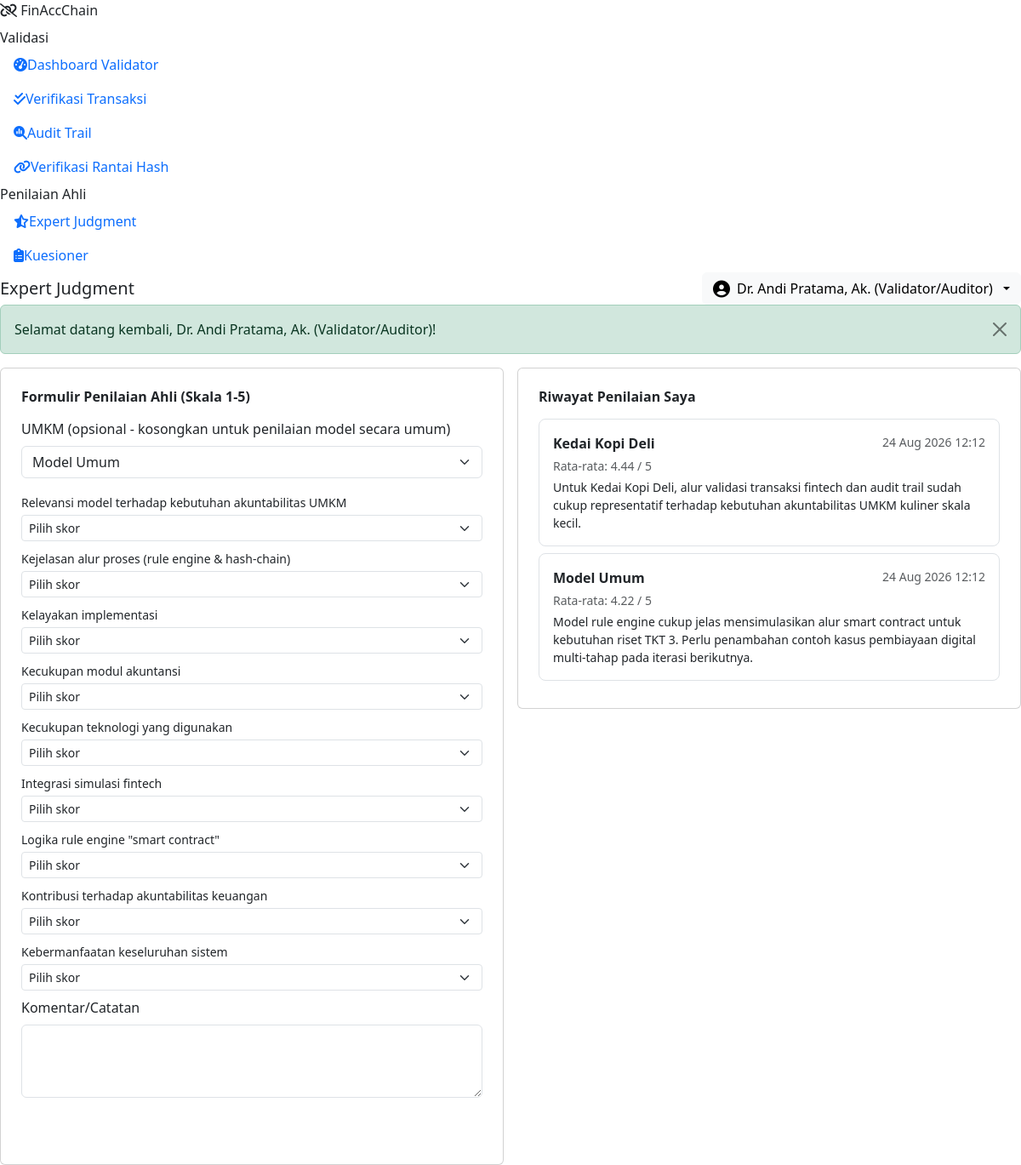
The app's page /validator/expert_validation.php (signed in) with its own data.
### tables this page shows
CREATE TABLE expert_validations (
    id INT UNSIGNED AUTO_INCREMENT PRIMARY KEY,
    expert_user_id INT UNSIGNED NOT NULL,
    msme_id INT UNSIGNED NULL,
    relevance TINYINT UNSIGNED NOT NULL,
    clarity TINYINT UNSIGNED NOT NULL,
    feasibility TINYINT UNSIGNED NOT NULL,
    accounting_adequacy TINYINT UNSIGNED NOT NULL,
    technological_adequacy TINYINT UNSIGNED NOT NULL,
    fintech_integration TINYINT UNSIGNED NOT NULL,
    smart_contract_logic TINYINT UNSIGNED NOT NULL,
    accountability_contribution TINYINT UNSIGNED NOT NULL,
    usefulness TINYINT UNSIGNED NOT NULL,
    comments TEXT NULL,
    created_at DATETIME NOT NULL DEFAULT CURRENT_TIMESTAMP,
    CONSTRAINT fk_expval_user FOREIGN KEY (expert_user_id) REFERENCES users(id),
    CONSTRAINT fk_expval_msme FOREIGN KEY (msme_id) REFERENCES msmes(id) ON DELETE SET NULL
);

CREATE TABLE msmes (
    id INT UNSIGNED AUTO_INCREMENT PRIMARY KEY,
    user_id INT UNSIGNED NOT NULL,
    business_name VARCHAR(150) NOT NULL,
    owner_name VARCHAR(150) NOT NULL,
    sector VARCHAR(100) NOT NULL,
    address VARCHAR(255) NULL,
    business_age_years TINYINT UNSIGNED NULL,
    employee_count SMALLINT UNSIGNED NULL,
    monthly_turnover_category ENUM('<5jt','5-10jt','10-50jt','50-300jt','>300jt') NOT NULL DEFAULT '<5jt',
    digital_payment_usage ENUM('none','partial','full') NOT NULL DEFAULT 'partial',
    fintech_usage ENUM('none','payment_only','payment_financing','full_integration') NOT NULL DEFAULT 'none',
    accounting_method ENUM('manual','spreadsheet','accounting_app','none') NOT NULL DEFAULT 'manual',
    business_status ENUM('active','inactive','suspended') NOT NULL DEFAULT 'active',
    is_demo TINYINT(1) NOT NULL DEFAULT 0,
    created_at DATETIME NOT NULL DEFAULT CURRENT_TIMESTAMP,
    updated_at DATETIME NOT NULL DEFAULT CURRENT_TIMESTAMP ON UPDATE CURRENT_TIMESTAMP,
    CONSTRAINT fk_msme_user FOREIGN KEY (user_id) REFERENCES users(id) ON DELETE CASCADE,
    INDEX idx_msme_sector (sector)
);

### core/helpers.php (called while the page is built, shortened)
<?php
function e(?string $value): string
{
    return htmlspecialchars((string) $value, ENT_QUOTES, 'UTF-8');
}
function format_date(?string $date, string $fmt = 'd M Y'): string
{
    $ts = strtotime($date);
    return $ts ? date($fmt, $ts) : '-';
}
function format_datetime(?string $date): string
{
    return format_date($date, 'd M Y H:i');
}

### validator/expert_validation.php (the view, shortened to what this page needs)
<?php
$u = current_user();
$db = Database::connection();
$criteria = [
    'relevance' => 'Relevansi model terhadap kebutuhan akuntabilitas UMKM',
    'clarity' => 'Kejelasan alur proses (rule engine & hash-chain)',
    'feasibility' => 'Kelayakan implementasi',
    'accounting_adequacy' => 'Kecukupan modul akuntansi',
    'technological_adequacy' => 'Kecukupan teknologi yang digunakan',
    'fintech_integration' => 'Integrasi simulasi fintech',
    'smart_contract_logic' => 'Logika rule engine "smart contract"',
    'accountability_contribution' => 'Kontribusi terhadap akuntabilitas keuangan',
    'usefulness' => 'Kebermanfaatan keseluruhan sistem',
];
$myList = $db->prepare('SELECT ev.*, m.business_name FROM expert_validations ev LEFT JOIN msmes m ON m.id = ev.msme_id WHERE ev.expert_user_id = ? ORDER BY ev.id DESC');
$myList->execute([$u['id']]);
$mine = $myList->fetchAll();
require __DIR__ . '/../includes/app_header.php';
?>
<div class="row g-3">
  <div class="col-lg-6">
    <div class="card fac-card p-4">
      <h6 class="fw-bold mb-3">Formulir Penilaian Ahli (Skala 1-5)</h6>
      <form method="post">
        <div class="mb-3">
          <label class="form-label">UMKM (opsional - kosongkan untuk penilaian model secara umum)</label>
          <select name="msme_id" class="form-select">
            <option value="">Model Umum</option>
          </select>
        </div>
        <?php foreach ($criteria as $key => $label): ?>
        <div class="mb-2">
          <label class="form-label small mb-1"><?= e($label) ?></label>
          <select name="<?= $key ?>" class="form-select form-select-sm" required>
            <option value="">Pilih skor</option>
          </select>
        </div>
        <?php endforeach; ?>
        <div class="mb-3 mt-2">
          <label class="form-label">Komentar/Catatan</label>
          <textarea name="comments" class="form-control" rows="3"></textarea>
        </div>
        <button class="btn text-white w-100" style="background:var(--fac-primary)">Simpan Penilaian</button>
      </form>
    </div>
  </div>
  <div class="col-lg-6">
    <div class="card fac-card p-4">
      <h6 class="fw-bold mb-3">Riwayat Penilaian Saya</h6>
      <?php if (!$mine): render_empty_state('fa-star-half-stroke', 'Belum ada penilaian yang disimpan.'); else: ?>
      <?php foreach ($mine as $r): ?>
        <div class="border rounded-3 p-3 mb-2">
          <div class="d-flex justify-content-between">
            <strong><?= e($r['business_name'] ?? 'Model Umum') ?></strong>
            <span class="text-muted small"><?= format_datetime($r['created_at']) ?></span>
          </div>
          <div class="small text-muted mt-1">
            Rata-rata: <?php
              $avg = array_sum(array_map(fn($k) => (int) $r[$k], array_keys($criteria))) / count($criteria);
              echo number_format($avg, 2);
            ?> / 5
          </div>
          <?php if ($r['comments']): ?><p class="small mb-0 mt-1"><?= e($r['comments']) ?></p><?php endif; ?>
        </div>
      <?php endforeach; ?>
      <?php endif; ?>
    </div>
  </div>
</div>
<?php require __DIR__ . '/../includes/app_footer.php'; ?>

### records on screen
expert_validations: msme.business_name "Kedai Kopi Deli", created_at "24 Aug 2026 12:12", avg "4.44", comments "Untuk Kedai Kopi Deli, alur validasi transaksi fintech dan audit trail sudah cukup representatif terhadap kebutuhan akuntabilitas UMKM kuliner skala kecil."
expert_validations: business_name "Model Umum", created_at "24 Aug 2026 12:12", avg "4.22", comments "Model rule engine cukup jelas mensimulasikan alur smart contract untuk kebutuhan riset TKT 3. Perlu penambahan contoh kasus pembiayaan digital multi-tahap pada iterasi berikutnya."

### other values on screen
APP_NAME "FinAccChain"
$label "Dashboard Validator Verifikasi Transaksi Audit Trail Verifikasi Rantai Hash Expert Judgment Kuesioner"
$pageTitle "Expert Judgment"
$u['name'] "Dr. Andi Pratama, Ak. (Validator/Auditor)"
$f['message'] "Selamat datang kembali, Dr. Andi Pratama, Ak. (Validator/Auditor)!"
$label "Relevansi model terhadap kebutuhan akuntabilitas UMKM"
$label "Kejelasan alur proses (rule engine & hash-chain)"
$label "Kelayakan implementasi"
$label "Kecukupan modul akuntansi"
$label "Kecukupan teknologi yang digunakan"
$label "Integrasi simulasi fintech"
$label "Logika rule engine \"smart contract\""
$label "Kontribusi terhadap akuntabilitas keuangan"
$label "Kebermanfaatan keseluruhan sistem"
